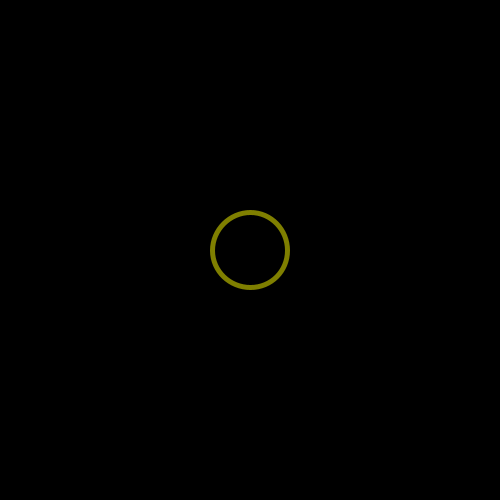
Frame 1 (no input)
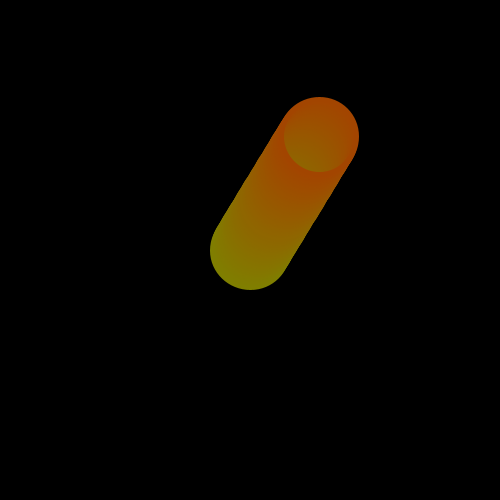
Frame 60 (the mouse pressed at the canvas centre just before this capture)
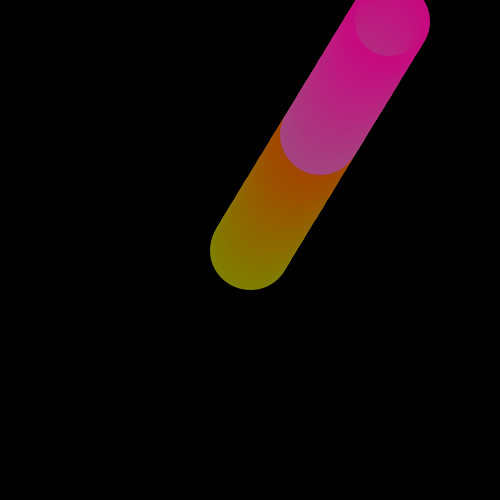
Frame 120 (the mouse held since frame 60 and released just before this capture)

The Processing sketch that drew these frames (run headless with seeded random() and noise(); from frame 60 on, the mouse is pressed at the canvas centre):

// Processing sketch: CRCP1310_17_Overloaded_Functions
// ── CRCP1310_17_Overloaded_Functions.pde
float x;
float y;

float speedX;
float speedY;

void setup() {
  size(500, 500);
  background(0);
  x = width / 2.0;
  y = height / 2.0;
  
  speedX = random(-4, 4);
  speedY = random(-4, 4);
}

void draw() {
  color c = getColorFromPosition(x, y);
  drawCircle(x, y, c);
  
  x = x + speedX;
  y = y + speedY;
}

void mousePressed() {
  drawCircle(mouseX, mouseY);
}

void keyPressed() {
  drawCircle(); 
}

color getColorFromPosition(float x, float y) {
  int red = (int)map(x, 0, width, 0, 255);
  int green = (int)map(y, 0, height, 0, 255);
  int blue = (int)map(mouseX, 0, width, 0, 255);
  return color(red, green, blue);
}

void drawCircle(float x, float y) {
  strokeWeight(3);
  stroke(255, 0, 0);
  noFill();
  ellipse(x, y, 50, 50);
}

void drawCircle(float x, float y, color c) {
  strokeWeight(5);
  stroke(c);
  noFill();
  ellipse(x, y, 75, 75);
}

void drawCircle() {
  float x = random(width);
  float y = random(height);
  fill(0, 255, 0, 175);
  noStroke();
  ellipse(x, y, 100, 100);
}
